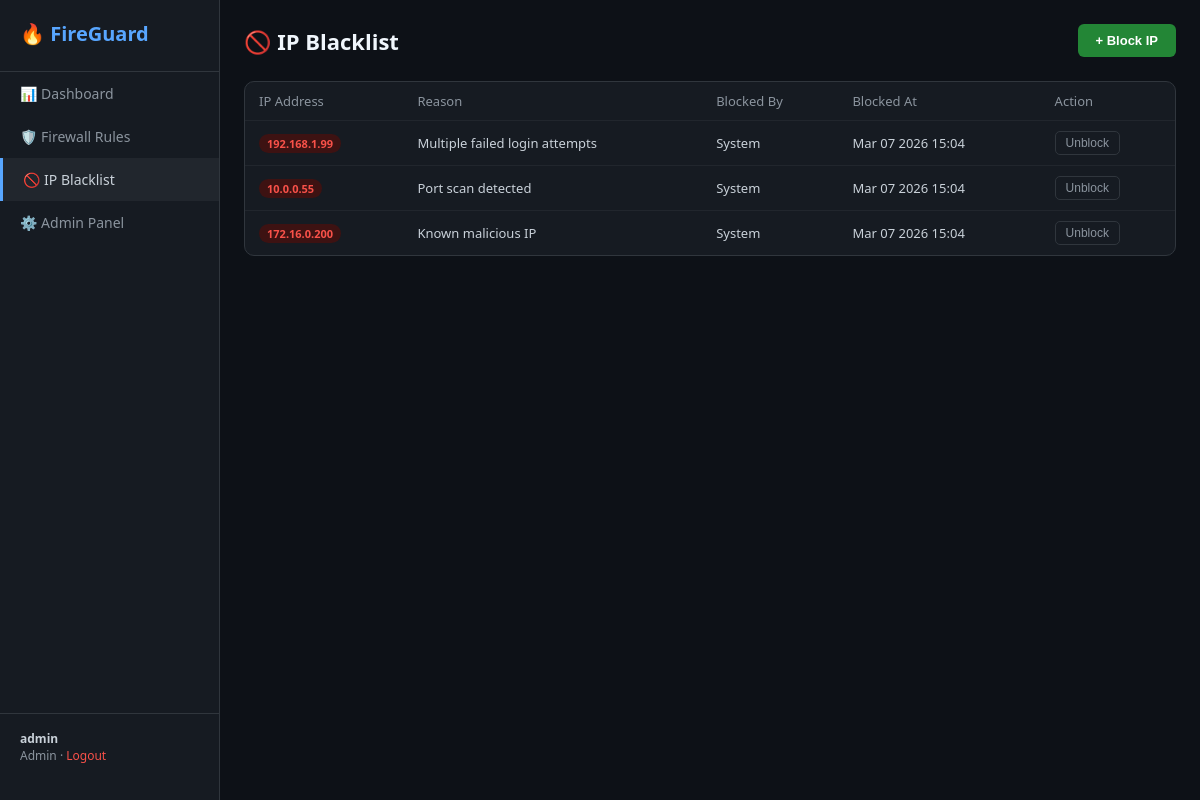
Page /blacklist.php (signed in) on the committed database.
### tables this page shows
CREATE TABLE blocked_ips (
    id INT AUTO_INCREMENT PRIMARY KEY,
    ip_address VARCHAR(45) UNIQUE NOT NULL,
    reason VARCHAR(255),
    blocked_by INT,
    blocked_at TIMESTAMP DEFAULT CURRENT_TIMESTAMP,
    expires_at TIMESTAMP NULL,
    FOREIGN KEY (blocked_by) REFERENCES users(id)
);

### blacklist.php (the view, shortened to what this page needs)
<?php
$db = getDB();
$blockedIPs = $db->query("
    SELECT b.*, u.username as blocked_by_name
    FROM blocked_ips b
    LEFT JOIN users u ON b.blocked_by = u.id
    ORDER BY b.blocked_at DESC
")->fetchAll();
?>
<!DOCTYPE html>
<html lang="en">
<head>
</head>
<body>
<nav class="sidebar">
    <div class="sidebar-logo">🔥 FireGuard</div>
    <a class="nav-item" href="dashboard.php">📊 Dashboard</a>
    <a class="nav-item" href="rules.php">🛡️ Firewall Rules</a>
    <a class="nav-item active" href="blacklist.php">🚫 IP Blacklist</a>
    <?php if ($_SESSION['role'] === 'admin'): ?>
    <a class="nav-item" href="admin.php">⚙️ Admin Panel</a>
    <?php endif; ?>
    <div class="sidebar-footer">
        <strong><?= htmlspecialchars($_SESSION['user']) ?></strong>
        <?= ucfirst($_SESSION['role']) ?>
        · <a class="logout" href="logout.php">Logout</a>
    </div>
</nav>
<main class="main">
    <div class="page-header">
        <div class="page-title">🚫 IP Blacklist</div>
        <?php if ($_SESSION['role'] === 'admin'): ?>
        <button class="btn-primary" onclick="openModal()">+ Block IP</button>
        <?php endif; ?>
    </div>
    <div class="panel">
        <table>
            <thead><tr>
                <th>IP Address</th><th>Reason</th><th>Blocked By</th><th>Blocked At</th>
                <?php if ($_SESSION['role'] === 'admin'): ?><th>Action</th><?php endif; ?>
            </tr></thead>
            <tbody>
            <?php foreach ($blockedIPs as $ip): ?>
            <tr id="ip-<?= $ip['id'] ?>">
                <td><span class="badge badge-red"><?= htmlspecialchars($ip['ip_address']) ?></span></td>
                <td><?= htmlspecialchars($ip['reason'] ?? 'No reason given') ?></td>
                <td><?= htmlspecialchars($ip['blocked_by_name'] ?? 'System') ?></td>
                <td><?= date('M d Y H:i', strtotime($ip['blocked_at'])) ?></td>
                <?php if ($_SESSION['role'] === 'admin'): ?>
                <td><button class="action-btn del" onclick="unblockIP(<?= $ip['id'] ?>)">Unblock</button></td>
                <?php endif; ?>
            </tr>
            <?php endforeach; ?>
            </tbody>
        </table>
    </div>
</main>
</body>
</html>

### blacklist.php (style rules this page uses)
* { margin:0; padding:0; box-sizing:border-box; }
body { background:#0d1117; font-family:'Segoe UI',sans-serif; color:#c9d1d9; }
.sidebar { position:fixed;top:0;left:0;width:220px;height:100vh;background:#161b22;border-right:1px solid #30363d;padding:20px 0;display:flex;flex-direction:column; }
.sidebar-logo { padding:0 20px 24px;border-bottom:1px solid #30363d;font-size:20px;font-weight:700;color:#58a6ff; }
.nav-item { display:flex;align-items:center;gap:10px;padding:12px 20px;color:#8b949e;text-decoration:none;font-size:14px; }
.nav-item:hover,.nav-item.active { color:#c9d1d9;background:#21262d; }
.nav-item.active { border-left:3px solid #58a6ff; }
.sidebar-footer { margin-top:auto;padding:16px 20px;border-top:1px solid #30363d;font-size:12px;color:#8b949e; }
.sidebar-footer strong { color:#c9d1d9;display:block; }
a.logout { color:#f85149;font-size:12px;text-decoration:none; }
.main { margin-left:220px;padding:24px; }
.page-header { display:flex;justify-content:space-between;align-items:center;margin-bottom:24px; }
.page-title { font-size:22px;font-weight:700;color:#f0f6fc; }
.btn-primary { padding:9px 18px;background:#238636;color:white;border:none;border-radius:6px;font-size:13px;font-weight:600;cursor:pointer; }
.panel { background:#161b22;border:1px solid #30363d;border-radius:10px;overflow:hidden; }
table { width:100%;border-collapse:collapse;font-size:13px; }
th { color:#8b949e;font-weight:500;padding:10px 14px;text-align:left;border-bottom:1px solid #21262d; }
td { padding:10px 14px;border-bottom:1px solid #21262d; }
tr:last-child td { border-bottom:none; }
.badge { display:inline-block;padding:2px 8px;border-radius:12px;font-size:11px;font-weight:600; }
.badge-red { background:#3d1212;color:#f85149; }
.action-btn { padding:4px 10px;border-radius:5px;font-size:12px;border:1px solid #30363d;background:none;color:#8b949e;cursor:pointer; }

### rows in the picture
blocked_ips: ip_address "192.168.1.99", reason "Multiple failed login attempts", blocked_by_name "System", blocked_at "Mar 07 2026 15:04"
blocked_ips: ip_address "10.0.0.55", reason "Port scan detected", blocked_by_name "System", blocked_at "Mar 07 2026 15:04"
blocked_ips: ip_address "172.16.0.200", reason "Known malicious IP", blocked_by_name "System", blocked_at "Mar 07 2026 15:04"

### other values in the picture
$_SESSION['user'] "admin"
$_SESSION['role'] "Admin"
